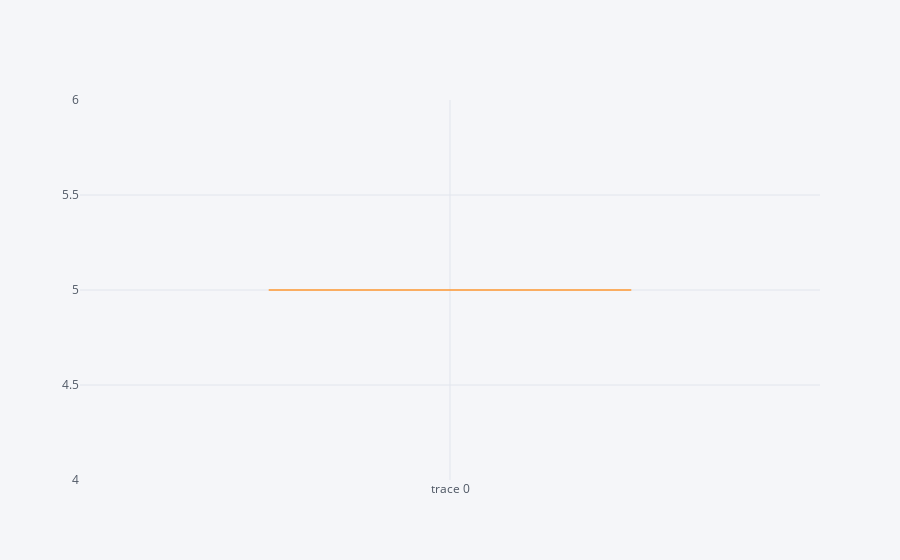

The code cell stored with this chart in its notebook:
### Code cell
# df.max().iplot(kind = "box") # min(), median(), mod()
df.count().iplot(kind = "box")

### Figure 1 — Plotly figure (JSON) as saved in the notebook; plotly's stock layout.template omitted (floating-point values rounded to 4 significant figures)
{"data": [{"boxpoints": false, "line": {"width": 1.3}, "marker": {"color": "rgba(255, 153, 51, 1.0)"}, "orientation": "v", "type": "box", "y": [5, 5, 5]}], "layout": {"legend": {"bgcolor": "#F5F6F9", "font": {"color": "#4D5663"}}, "paper_bgcolor": "#F5F6F9", "plot_bgcolor": "#F5F6F9", "title": {"font": {"color": "#4D5663"}}, "xaxis": {"gridcolor": "#E1E5ED", "showgrid": true, "tickfont": {"color": "#4D5663"}, "title": {"font": {"color": "#4D5663"}, "text": ""}, "zerolinecolor": "#E1E5ED"}, "yaxis": {"gridcolor": "#E1E5ED", "showgrid": true, "tickfont": {"color": "#4D5663"}, "title": {"font": {"color": "#4D5663"}, "text": ""}, "zerolinecolor": "#E1E5ED"}}}
